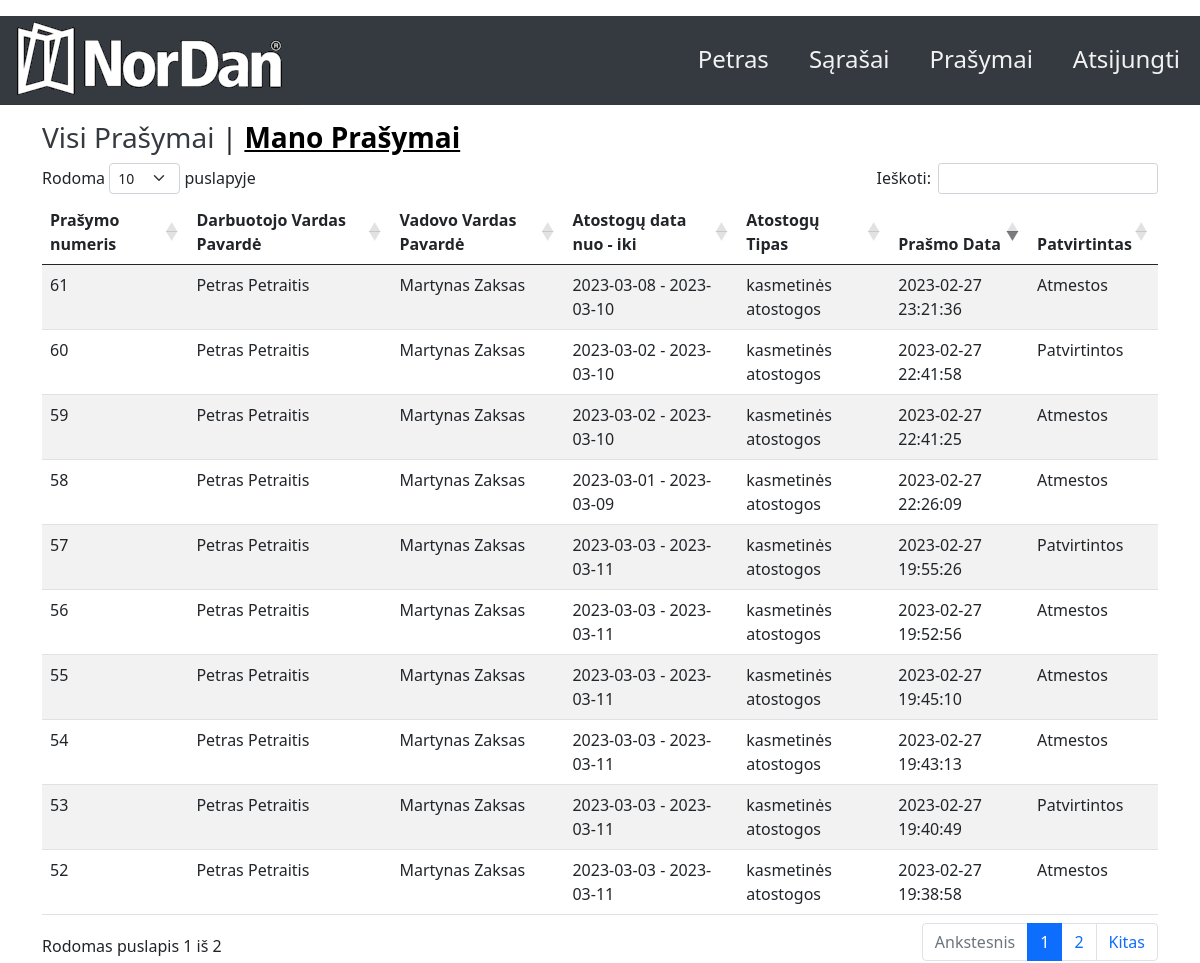
Screenshot of /my_vacations (signed in) with the database file from the repository.
### app.py (models this page shows, shortened)
class User(db.Model, UserMixin):  # type: ignore
    __tablename__ = "user"
    id = db.Column(db.Integer, primary_key=True)
    name = db.Column(db.String(25), nullable=False)
    surname = db.Column(db.String(25), nullable=False)
    email = db.Column(db.String(25), nullable=False, unique=True)
    department = db.Column(db.String(60), nullable=False)
    password = db.Column(db.String(254), nullable=False)
    pavaldinys = db.Column(db.Integer, nullable=False)
    admin = db.Column(db.Boolean, nullable=False)
    vadovas = db.Column(db.Boolean, nullable=False)
    vacations = db.relationship('Vacations', backref='user')

class Vacations(db.Model, UserMixin):
    __tablename__ = "vacations"
    id = db.Column(db.Integer, primary_key=True)
    user_id = db.Column(db.Integer, db.ForeignKey('user.id'))
    name = db.Column(db.String(60), nullable=False)
    surname = db.Column(db.String(60), nullable=False)
    mid = db.Column(db.Integer)
    mname = db.Column(db.String(60), nullable=False)
    msurname = db.Column(db.String(60), nullable=False)
    datefrom = db.Column(db.Date, nullable=False)
    dateto = db.Column(db.Date, nullable=False)
    approved = db.Column(db.Boolean, db.ForeignKey('typeapprove.appruvetype'))
    type = db.Column(db.Integer, db.ForeignKey('typevacation.id'))
    creation_date = db.Column(db.DateTime)
    status_date = db.Column(db.DateTime)

class TypeVacation(db.Model):
    __tablename__ = "typevacation"
    id = db.Column(db.Integer, primary_key=True)
    title = db.Column(db.String(250), nullable=False)
    description = db.Column(db.String(250), nullable=False)
    vacations = db.relationship('Vacations', backref='typevacation')

class TypeApprove(db.Model):
    __tablename__ = "typeapprove"
    id = db.Column(db.Integer, primary_key=True)
    appruvetype =  db.Column(db.Boolean)
    title = db.Column(db.String(250), nullable=False)
    description = db.Column(db.String(250), nullable=False)
    vacations = db.relationship('Vacations', backref='typeapprove')

### app.py (the view)
@app.route("/my_vacations")
@login_required
def my_vacations():
    my_vacations = Vacations.query.filter_by(user_id=current_user.id)
    return render_template("my_vacations.html", my_vacations=my_vacations)

### app.py (called while the page is built)
@login_manager.user_loader
def load_user(id):
    return User.query.get(int(id))

### templates/my_vacations.html (shortened to what this page needs)
{% extends "base.html" %}
{% block content %}
    <h3 class="title"><a href="{{url_for('dashboard')}}">Visi Prašymai</a><a> | </a><b>Mano Prašymai</b>
    </h3>
<table id="data" class="table table-striped">
    <thead>
  <tr>
    <th>Prašymo numeris</th>
    <th>Darbuotojo Vardas Pavardė</th>
    <th>Vadovo Vardas Pavardė</th>
    <th>Atostogų data nuo - iki</th>
    <th>Atostogų Tipas</th>
    <th>Prašmo Data</th>
    <th>Patvirtintas</th>
  </tr>
  </thead>
  <tbody>
   {% if my_vacations %}
{% for vacation in my_vacations %}
  <tr>
    <td>{{vacation.id}}</td>
    <td>{{vacation.name}} {{vacation.surname}}</td>
    <td>{{vacation.mname}} {{vacation.msurname}}</td>
    <td>{{vacation.datefrom}} - {{vacation.dateto}}</td>
    <td>{{vacation.typevacation.title}}</td>
    <td>{{vacation.creation_date.strftime('%Y-%m-%d %H:%M:%S')}}</td>
    <td>{{vacation.typeapprove.title}}</td>
  </tr>
  {% endfor %}
{% endif %}
</tbody>
</table>
{% endblock %}

### templates/top.html (shortened to what this page needs)
<head>
    <link rel="stylesheet" href="{{ url_for('static', filename='css/style.css') }}">
</head>
<header>
    <div class="topnav app">
        {% if current_user.is_authenticated %}
        <a class="split menu"  href="{{url_for('logout')}}">Atsijungti</a>
        <a class="split menu" href="{{url_for('vacation_request')}}">Prašymai</a>
        <a class="split menu" href="{{url_for('dashboard')}}">Sąrašai</a>
        <a class="split menu" href="{{url_for('account')}}">{{ current_user.name }}</a>
        {% else %}
        <a class="split menu" href="{{url_for('register')}}">Registruotis</a>
        <a class="split menu" href="{{url_for('login')}}">Prisijungti</a>
        <a class="split menu" href="{{url_for('reset_password')}}">Atkurti Paskyrą</a>
        {% endif %}
        <img class="img" class="split" src="{{ url_for('static', filename='logo/logo_gr_300x89.png') }}" alt="">
    </div>
</header>

### static/css/style.css (style rules this page uses)
.topnav { overflow: hidden; max-height: 89px; background-color: rgb(52,58,64); min-height: 89px; width: 100%; }
.topnav a { float: left; color: #f2f2f2; text-align: center; padding: 25px 20px; text-decoration: none; font-size: 24px; min-height: 89px; }
.dropdown, .split { background-color: rgb(52,58,64); max-height: 89px; }
.topnav a.split, select.split { float: right; }
.title { align-self: center; flex-direction:column; }
.title b { color: black; background-color: transparent; text-decoration: underline; }
.title a:link { color: rgb(52,58,64); background-color: transparent; text-decoration: none; }

### rows the page displays
User: name "Petras"
Vacations: id "52", name "Petras", surname "Petraitis", mname "Martynas", msurname "Zaksas", datefrom "2023-03-03", dateto "2023-03-11", typevacation "kasmetinės atostogos", creation_date "2023-02-27 19:38:58", typeapprove "Atmestos"
Vacations: id "53", name "Petras", surname "Petraitis", mname "Martynas", msurname "Zaksas", datefrom "2023-03-03", dateto "2023-03-11", typevacation "kasmetinės atostogos", creation_date "2023-02-27 19:40:49", typeapprove "Patvirtintos"
Vacations: id "54", name "Petras", surname "Petraitis", mname "Martynas", msurname "Zaksas", datefrom "2023-03-03", dateto "2023-03-11", typevacation "kasmetinės atostogos", creation_date "2023-02-27 19:43:13", typeapprove "Atmestos"
Vacations: id "55", name "Petras", surname "Petraitis", mname "Martynas", msurname "Zaksas", datefrom "2023-03-03", dateto "2023-03-11", typevacation "kasmetinės atostogos", creation_date "2023-02-27 19:45:10", typeapprove "Atmestos"
Vacations: id "56", name "Petras", surname "Petraitis", mname "Martynas", msurname "Zaksas", datefrom "2023-03-03", dateto "2023-03-11", typevacation "kasmetinės atostogos", creation_date "2023-02-27 19:52:56", typeapprove "Atmestos"
Vacations: id "57", name "Petras", surname "Petraitis", mname "Martynas", msurname "Zaksas", datefrom "2023-03-03", dateto "2023-03-11", typevacation "kasmetinės atostogos", creation_date "2023-02-27 19:55:26", typeapprove "Patvirtintos"
Vacations: id "58", name "Petras", surname "Petraitis", mname "Martynas", msurname "Zaksas", datefrom "2023-03-01", dateto "2023-03-09", typevacation "kasmetinės atostogos", creation_date "2023-02-27 22:26:09", typeapprove "Atmestos"
Vacations: id "59", name "Petras", surname "Petraitis", mname "Martynas", msurname "Zaksas", datefrom "2023-03-02", dateto "2023-03-10", typevacation "kasmetinės atostogos", creation_date "2023-02-27 22:41:25", typeapprove "Atmestos"
Vacations: id "60", name "Petras", surname "Petraitis", mname "Martynas", msurname "Zaksas", datefrom "2023-03-02", dateto "2023-03-10", typevacation "kasmetinės atostogos", creation_date "2023-02-27 22:41:58", typeapprove "Patvirtintos"
Vacations: id "61", name "Petras", surname "Petraitis", mname "Martynas", msurname "Zaksas", datefrom "2023-03-08", dateto "2023-03-10", typevacation "kasmetinės atostogos", creation_date "2023-02-27 23:21:36", typeapprove "Atmestos"
